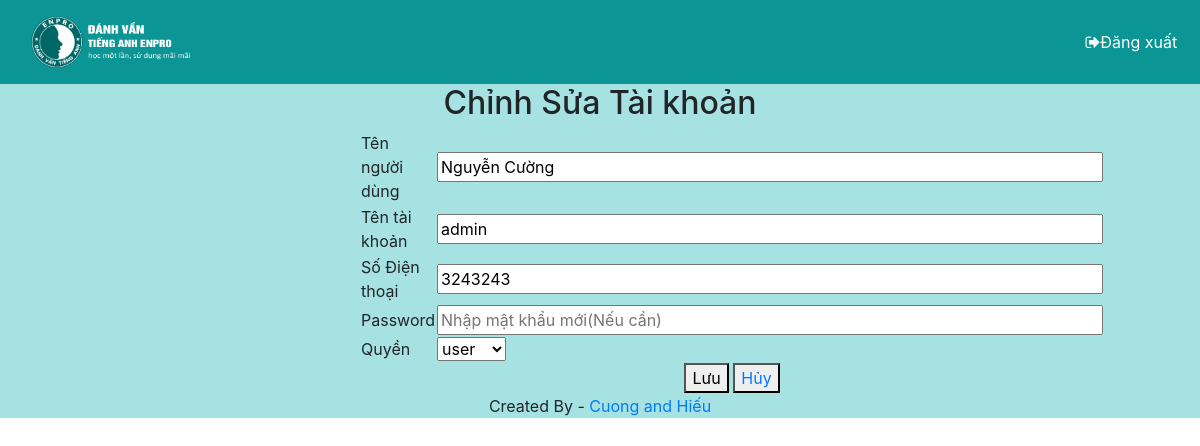
The app's page /admin/edituser.php?id=1 (signed in) with its own data.
### tables this page shows
CREATE TABLE `user` (
  `ID` int(10) UNSIGNED NOT NULL,
  `full_name` varchar(255) NOT NULL,
  `phone_number` int(11) NOT NULL,
  `account` varchar(255) NOT NULL,
  `password` varchar(32) NOT NULL,
  `permission` tinyint(1) NOT NULL
);

### admin/edituser.php (the view, shortened to what this page needs)
<?php
require("./config/db.php");
include("./template/header.php");
?>
<?php
$getId = $_GET['id'];
$sql = "Select * from user where ID =  '$getId' ";
mysqli_set_charset($conn, 'UTF8');
$result = mysqli_query($conn, $sql);
?>
<div class="admin" style="background-color: rgb(166, 226, 226);">
    <div class="main" >
        <div class="content">
            <div id="content_Post">
                <p class="text-center  h2">Chỉnh Sửa Tài khoản</p>
                <?php
                if (mysqli_num_rows($result) > 0) {
                    while ($row = mysqli_fetch_assoc($result)) {
                        echo '<form class="form_edit" action="processedituser.php?id=' . $row['ID'] . '" method="POST">';
                        echo '<table class="table_edit" style="margin:0 30%;width:60%"> ';
                        echo '<tr>';
                        echo '<td>Tên người dùng</td>';
                        echo '<td><input  class="inpbox" id="name" type="text" name="name" value="' . $row['full_name'] . '" size="60"></td>';
                        echo '</tr>';
                        echo '<tr>';
                        echo '<td>Tên tài khoản</td>';
                        echo '<td><input  class="inpbox" id="name" type="text" name="acc" value="' . $row['account'] . '" size="60"></td>';
                        echo '</tr>';
                        echo '<tr>';
                        echo '<td>Số Điện thoại</td>';
                        echo '<td><input  class="inpbox" id="phone" type="text" name="phone" value="' . $row['phone_number'] . '" size="60"></td>';
                        echo '</tr>';
                        echo '<tr>';
                        echo '<td>Password</td>';
                        echo '<td><input  class="inpbox" id="pass" type="text" name="pass" value="" placeholder="Nhập mật khẩu mới(Nếu cần)" size="60"></td>';
                        echo '</tr>';
                        echo '<tr>';
                        echo '<td>Quyền</td>';
                        echo '<td>';
                        echo '<select class="inpbox " name="permission" id="class">';
                        echo '<option value=0 selected="false">user</option>';
                        echo '</select>';
                        echo '</td>';
                        echo '</tr>';
                        echo '<tr class="w-100 submitEditStudent">';
                        echo '<td colspan="2" style="text-align: center"><button class= " btn-sua" type="submit">Lưu</button> <button class= " btn-huy" ><a href="index.php">Hủy</a></button></td>';
                        echo '</tr>';
                        echo '</table>';
                        echo '</form>';
                    }
                }
                ?>
            </div>
        </div>
        <p class="text-center">Created By - <a href="https://www.facebook.com/profile.php?id=100004869885566">Cuong and Hiếu</a></p>
    </div>
    </body>
    </html>

### records on screen
user: name "Nguyễn Cường", acc "admin", phone "3243243"
